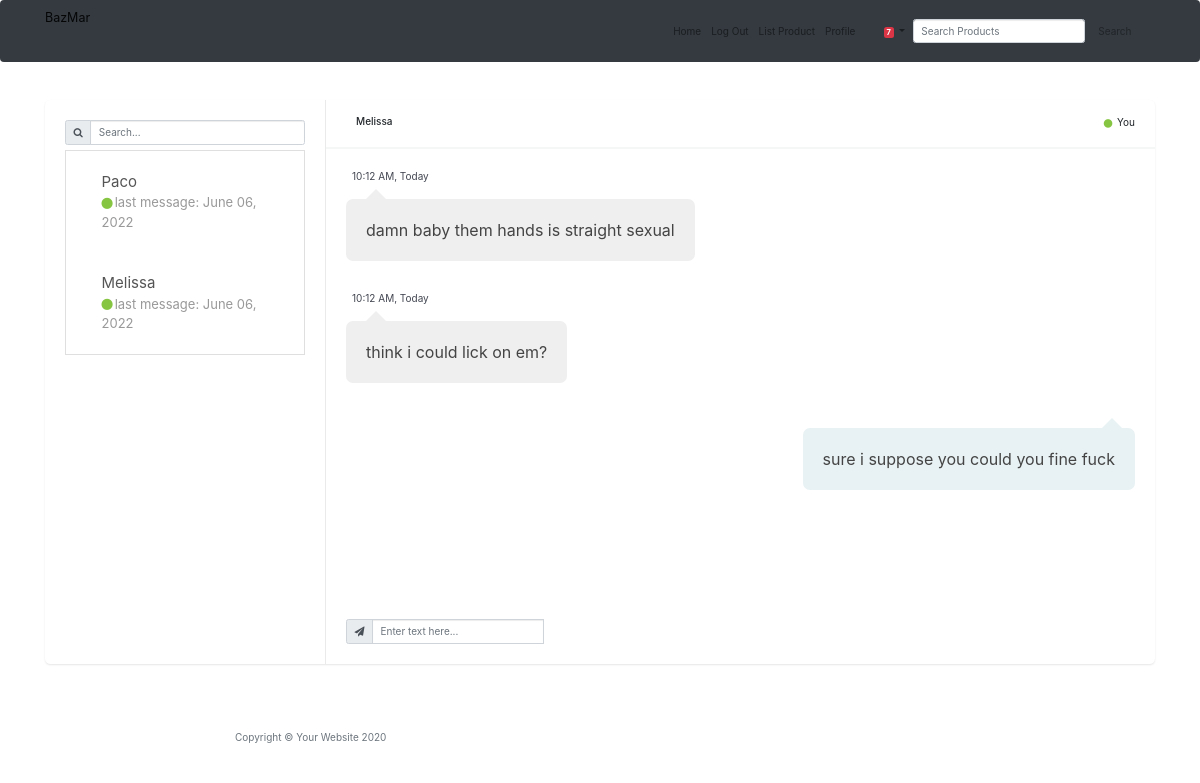
/message_center/3 (signed in), run on an earlier commit of the app's database.
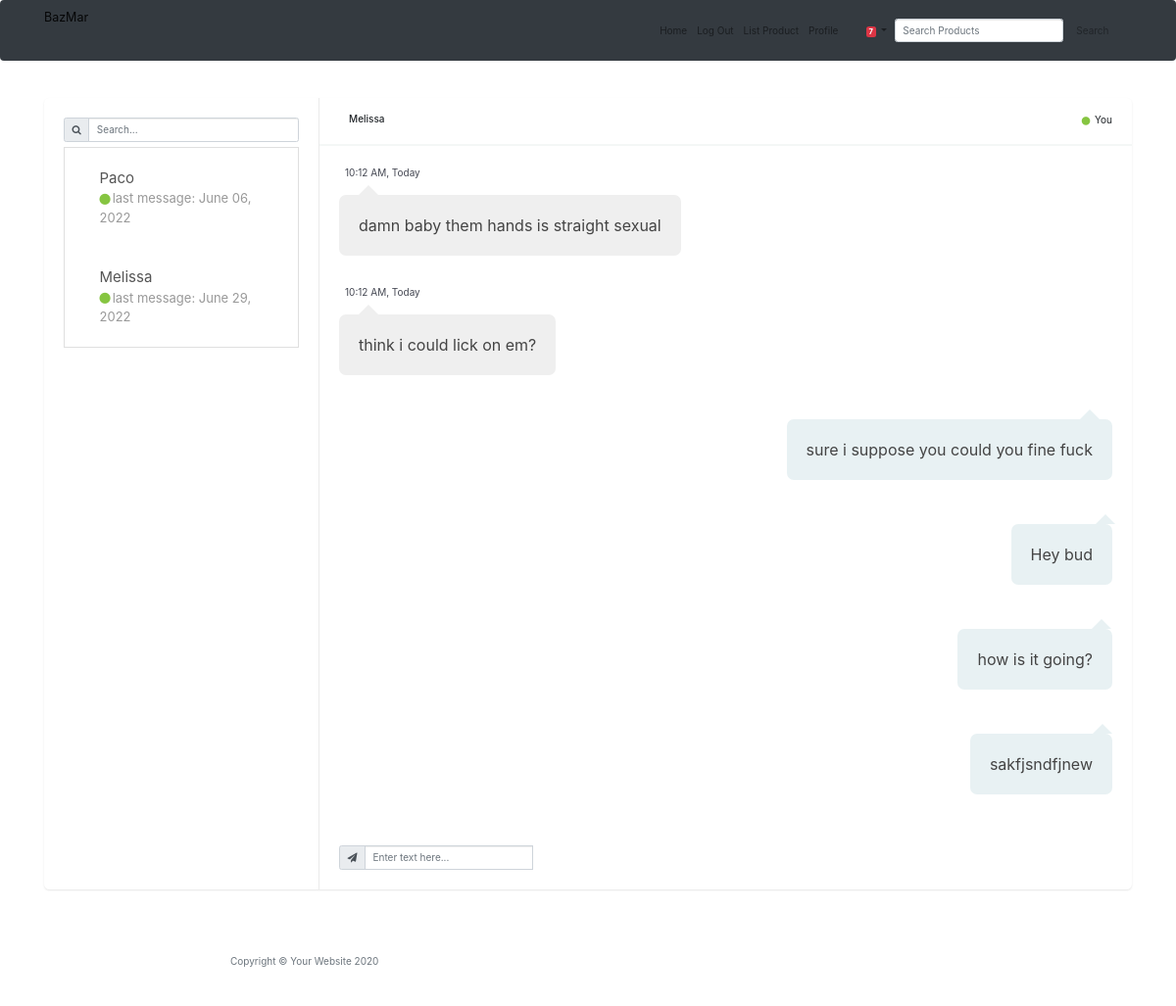
And on a later commit of the database.
### main.py (models this page shows)
class Chat(db.Model):
    __tablename__ = "chats"
    id = db.Column(db.Integer, primary_key=True)
    User1_ID = db.Column(db.Integer)
    User1_name = db.Column(db.String(250), nullable=False)
    User2_ID = db.Column(db.Integer)
    User2_name = db.Column(db.String(250), nullable=False)
    messages = relationship("Message", back_populates="parent_chat")

class Message(db.Model):
    __tablename__ = "messages"
    message_id = db.Column(db.Integer, primary_key=True)
    parent_chat_ID = db.Column(db.Integer, db.ForeignKey("chats.id"))
    parent_chat = relationship("Chat", back_populates="messages")
    message_author = db.Column(db.String(250), nullable=False)
    body = db.Column(db.String(250), nullable=False)
    date_posted = db.Column(db.String(250), nullable=False)

### main.py (the view, shortened to what this page needs)
@app.route("/message_center/<chat_id>", methods=["GET", "POST"])
@login_required
def message_center(chat_id):
    current_chat = Chat.query.filter_by(id=chat_id).first()
    all_chats = Chat.query.all()
    user_chats = []
    for chat in all_chats:
        if current_user.id == chat.User1_ID or current_user.id == chat.User2_ID:
            user_chats.append(chat)
    return render_template("message_center.html", chats=user_chats, current_chat=current_chat)

### main.py (called while the page is built)
@login_manager.user_loader
def load_user(user_id):
    return User.query.get(int(user_id))

### templates/message_center.html (shortened to what this page needs)
{% extends 'bootstrap/base.html' %}
{% block content %}
<head>
  <link href="{{ url_for('static', filename='vendor/bootstrap/css/bootstrap.min.css') }}" rel="stylesheet">
  <link href="{{ url_for('static', filename='vendor/fontawesome-free/css/all.min.css')}}" rel="stylesheet" type="text/css">
  <link href="{{ url_for('static', filename='css/chat.css')}}" rel="stylesheet">
</head>
<link href="https://maxcdn.bootstrapcdn.com/font-awesome/4.7.0/css/font-awesome.min.css" rel="stylesheet" />
<body>
  <nav class="navbar navbar-expand-md navbar-light bg-dark fixed-top" id="mainNav">
    <div class="container">
      <a class="navbar-brand" href="{{url_for('get_all_products')}}">BazMar</a>
      <div class="collapse navbar-collapse" id="navbarResponsive">
        <ul class="navbar-nav ml-auto">
          <li class="nav-item">
            <a class="nav-link" href="{{ url_for('get_all_products') }}">Home</a>
          </li>
          {% if not current_user.is_authenticated: %}
          <li class="nav-item">
            <a class="nav-link" href="{{ url_for('login') }}">Login</a>
          </li>
          <li class="nav-item">
            <a class="nav-link" href="{{ url_for('register') }}">Register</a>
          </li>
          {% else: %}
          <li class="nav-item">
            <a class="nav-link" href="{{ url_for('logout') }}">Log Out</a>
          </li>
          {% endif %}
          {% if current_user.is_authenticated: %}
          <li class="nav-item">
            <a class="nav-link" href="{{ url_for('add_new_listing') }}">List Product</a>
          </li>
          <li class="nav-item">
            <a class="nav-link" href="{{ url_for('user_profile', profile_id=current_user.id, username=current_user.name) }}">Profile</a>
          </li>
          <li class="nav-item dropdown no-arrow mx-1">
            <a class="nav-link dropdown-toggle" href="#" id="messagesDropdown" role="button" data-toggle="dropdown" aria-haspopup="true" aria-expanded="false">
              <i class="fas fa-envelope fa-fw"></i>
              <span class="badge badge-danger badge-counter">7</span>
            </a>
          </li>
          {% endif %}
        </ul>
        <form class="form-inline my-2 my-lg-0" action="{{ url_for('get_all_products') }}" method="post">
          <input class="form-control mr-sm-2" type="search" placeholder="Search Products" aria-label="Search" name="value">
          <button class="btn btn-outline-muted my-2 my-sm-0" type="submit">Search</button>
        </form>
      </div>
    </div>
  </nav>
  <div class="container" style="margin-top:100px;">
    <div class="row clearfix">
      <div class="col-lg-12">
        <div class="card chat-app">
          <div id="plist" class="people-list">
            <div class="input-group">
              <div class="input-group-prepend">
                <span class="input-group-text"><i class="fa fa-search"></i></span>
              </div>
              <input type="text" class="form-control" placeholder="Search...">
            </div>
            <ul class="list-unstyled chat-list mt-2 mb-0">
              {% for chat in chats %}
              <a href="{{ url_for('message_center', chat_id=chat.id) }}" class="list-group-item list-group-item-action py-3 lh-tight" aria-current="true" method="post">
                <li class="clearfix">
                  <div class="about">
                    {% if current_user.name == chat.User1_name %}
                    <div class="name">{{ chat.User2_name }}</div>
                    {% else %}
                    <div class="name">{{ chat.User1_name }}</div>
                    {% endif %}
                    <div class="status"> <i class="fa fa-circle online"></i>last message: {{ chat.messages[-1].date_posted }}</div>
                  </div>
                </li>
              </a>
              {% endfor %}
            </ul>
          </div>
          <div class="chat">
            <div class="chat-header clearfix">
              <div class="row">
                <div class="col-lg-6">
                  <div class="chat-about">
                    {% if current_user.name == current_chat.User1_name %}
                    <h6 class="m-b-0">{{ current_chat.User2_name }}</h6>
                    {% else %}
                    <h6 class="m-b-0">{{ current_chat.User1_name }}</h6>
                    {% endif %}
                  </div>
                </div>
                <div class="col-lg-6 hidden-sm text-right">
                  <div> <i class="fa fa-circle online"></i> You</div>
                </div>
              </div>
            </div>
            <div class="chat-history">
              <ul class="m-b-0">
                {% for message in current_chat.messages %}
                {% if message.message_author == current_user.name %}
                <li class="clearfix">
                  <div class="message other-message float-right">{{ message.body }}</div>
                </li>
                {% else %}
                <li class="clearfix">
                  <div class="message-data">
                    <span class="message-data-time">10:12 AM, Today</span>
                  </div>
                  <div class="message my-message">{{ message.body }}</div>
                </li>
                {% endif %}
                {% endfor %}
              </ul>
            </div>
            <div class="chat-message clearfix">
              <div class="input-group mb-0">
                <div class="input-group-prepend">
                  <span class="input-group-text"><i class="fa fa-send"></i></span>
                </div>
                {% if current_chat.id != 1 %}
                <form class="form-inline my-2 my-lg-0" action="{{ url_for('message_center', chat_id=current_chat.id) }}" method="post">
                  <input type="text" class="form-control" name="text" placeholder="Enter text here..." method="post">
                </form>
                {% endif %}
              </div>
            </div>
          </div>
        </div>
      </div>
    </div>
  </div>
  {% include "footer.html" %}
  {% endblock %}

### templates/footer.html (shortened to what this page needs)
  <footer>
    <div class="container">
      <div class="row">
        <div class="col-lg-8 col-md-10 mx-auto">
          <ul class="list-inline text-center">
            <li class="list-inline-item">
              <a href="#">
                <span class="fa-stack fa-lg">
                  <i class="fas fa-circle fa-stack-2x"></i>
                  <i class="fab fa-twitter fa-stack-1x fa-inverse"></i>
                </span>
              </a>
            </li>
            <li class="list-inline-item">
              <a href="#">
                <span class="fa-stack fa-lg">
                  <i class="fas fa-circle fa-stack-2x"></i>
                  <i class="fab fa-facebook-f fa-stack-1x fa-inverse"></i>
                </span>
              </a>
            </li>
            <li class="list-inline-item">
              <a href="#">
                <span class="fa-stack fa-lg">
                  <i class="fas fa-circle fa-stack-2x"></i>
                  <i class="fab fa-github fa-stack-1x fa-inverse"></i>
                </span>
              </a>
            </li>
          </ul>
          <p class="copyright text-muted">Copyright &copy; Your Website 2020</p>
        </div>
      </div>
    </div>
  </footer>
</body>
</html>

### static/css/chat.css (style rules this page uses)
body { margin-top:20px; }
.card { background: #fff; transition: .5s; border: 0; margin-bottom: 30px; border-radius: .55rem; position: relative; width: 100%; box-shadow: 0 1px 2px 0 rgb(0 0 0 / 10%); }
.chat-app .people-list { width: 280px; position: absolute; left: 0; top: 0; padding: 20px; z-index: 7 }
.chat-app .chat { margin-left: 280px; border-left: 1px solid #eaeaea }
.people-list { -moz-transition: .5s; -o-transition: .5s; -webkit-transition: .5s; transition: .5s }
.people-list .chat-list li { padding: 10px 15px; list-style: none; border-radius: 3px }
.people-list .chat-list li .name { font-size: 15px }
.people-list .about { float: left; padding-left: 8px }
.people-list .status { color: #999; font-size: 13px }
.chat .chat-header { padding: 15px 20px; border-bottom: 2px solid #f4f7f6 }
.chat .chat-header .chat-about { float: left; padding-left: 10px }
.chat .chat-history { padding: 20px; border-bottom: 2px solid #fff }
.chat .chat-history ul { padding: 0 }
.chat .chat-history ul li { list-style: none; margin-bottom: 30px }
.chat .chat-history ul li:last-child { margin-bottom: 0px }
.chat .chat-history .message-data { margin-bottom: 15px }
.chat .chat-history .message-data-time { color: #434651; padding-left: 6px }
.chat .chat-history .message { color: #444; padding: 18px 20px; line-height: 26px; font-size: 16px; border-radius: 7px; display: inline-block; position: relative }
.chat .chat-history .message:after { bottom: 100%; left: 7%; border: solid transparent; content: " "; height: 0; width: 0; position: absolute; pointer-events: none; border-bottom-color: #fff; border-width: 10px; margin-left: -10px }
.chat .chat-history .my-message { background: #efefef }
.chat .chat-history .my-message:after { bottom: 100%; left: 30px; border: solid transparent; content: " "; height: 0; width: 0; position: absolute; pointer-events: none; border-bottom-color: #efefef; border-width: 10px; margin-left: -10px }
.chat .chat-history .other-message { background: #e8f1f3; text-align: right }
.chat .chat-history .other-message:after { border-bottom-color: #e8f1f3; left: 93% }
.chat .chat-message { padding: 20px }
.online, .offline, .me { margin-right: 2px; font-size: 8px; vertical-align: middle }
.online { color: #86c541 }
.float-right { float: right }
.clearfix:after { visibility: hidden; display: block; font-size: 0; content: " "; clear: both; height: 0 }
@media only screen and (min-device-width: 768px) and (max-device-width: 1024px) and (orientation: landscape) and (-webkit-min-device-pixel-ratio: 1) { .chat-app .chat-list { height: 480px; overflow-x: auto } }
@media only screen and (min-device-width: 768px) and (max-device-width: 1024px) and (orientation: landscape) and (-webkit-min-device-pixel-ratio: 1) { .chat-app .chat-history { height: calc(100vh - 350px); overflow-x: auto } }

What changed in the data, as far as the page shows it:
computed for Chat "Melissa": date_posted "June 06, 2022" → "June 29, 2022"
added Message: body "Hey bud"
added Message: body "how is it going?"
added Message: body "sakfjsndfjnew"
